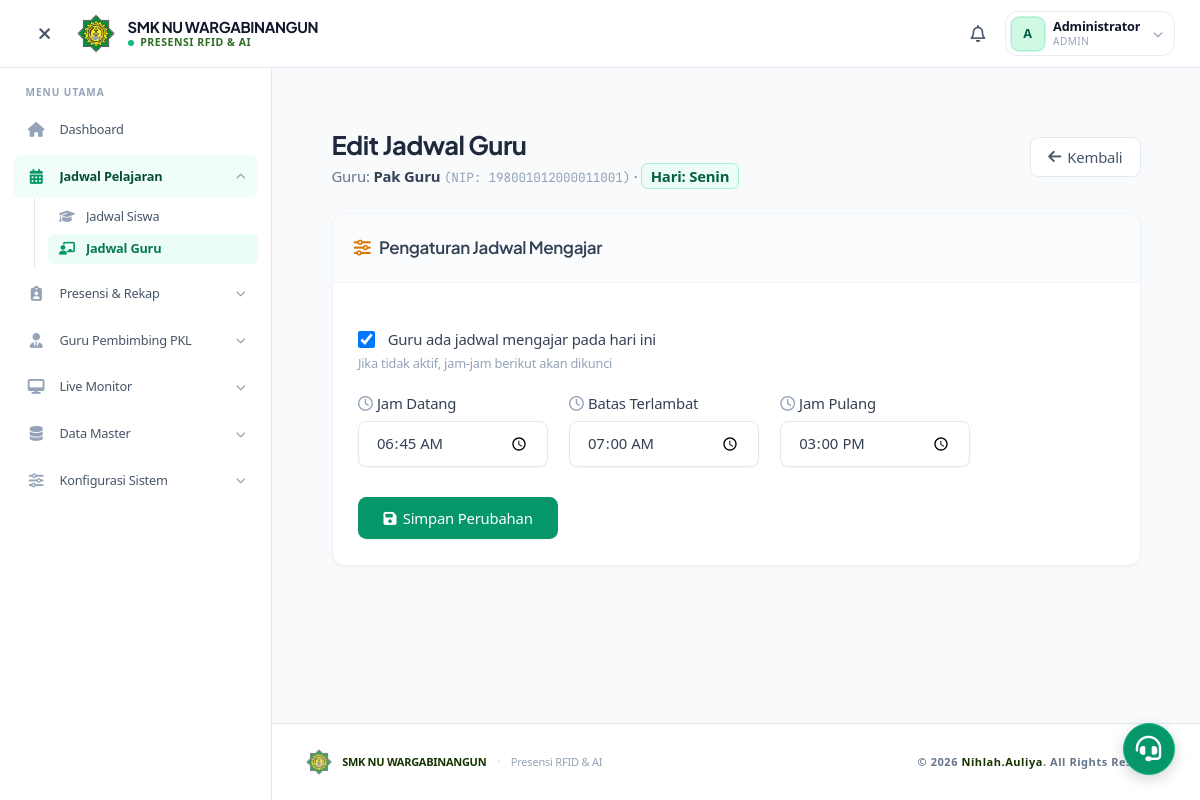
The app's page /web/public/jadwal/edit_guru/1 (signed in) with its own data.
### tables this page shows
CREATE TABLE guru (
    id INT AUTO_INCREMENT PRIMARY KEY,
    user_id INT NOT NULL,
    nip VARCHAR(20) NOT NULL UNIQUE,
    barcode_id VARCHAR(50) NULL UNIQUE,
    created_at TIMESTAMP DEFAULT CURRENT_TIMESTAMP,
    FOREIGN KEY (user_id) REFERENCES users(id) ON DELETE CASCADE
);

CREATE TABLE users (
    id INT AUTO_INCREMENT PRIMARY KEY,
    username VARCHAR(50) NOT NULL UNIQUE,
    password VARCHAR(255) NOT NULL,
    name VARCHAR(100) NOT NULL,
    avatar VARCHAR(255) NULL,
    role ENUM('admin', 'kepsek', 'wali_kelas', 'guru', 'siswa') NOT NULL,
    telegram_chat_id VARCHAR(50) NULL,
    created_at TIMESTAMP DEFAULT CURRENT_TIMESTAMP
);

CREATE TABLE jadwal_guru (
    id INT AUTO_INCREMENT PRIMARY KEY,
    guru_id INT NOT NULL,
    hari ENUM('Senin', 'Selasa', 'Rabu', 'Kamis', 'Jumat', 'Sabtu', 'Minggu') NOT NULL,
    jam_datang TIME NOT NULL,
    batas_terlambat TIME NOT NULL,
    jam_pulang TIME NOT NULL,
    is_active BOOLEAN DEFAULT TRUE,
    created_at TIMESTAMP DEFAULT CURRENT_TIMESTAMP,
    FOREIGN KEY (guru_id) REFERENCES guru(id) ON DELETE CASCADE,
    UNIQUE KEY (guru_id, hari)
);

### web/app/core/Controller.php (called while the page is built, shortened)
<?php
class Controller {
    public function view($view, $data = []) {
        require_once __DIR__ . '/../views/' . $view . '.php';
    }
    public function model($model) {
        return new $model;
    }
}

### web/app/controllers/JadwalController.php (called while the page is built, shortened)
<?php
class JadwalController extends Controller {
    public function edit_guru($id) {
        $data['judul'] = 'Edit Jadwal Guru';
        $data['jadwal'] = $this->model('JadwalGuru')->getJadwalById($id);
        $data['guru'] = $this->model('JadwalGuru')->getGuruById($data['jadwal']->guru_id);
        $this->view('jadwal/guru_edit', $data);
    }
}

### web/app/core/App.php (called while the page is built, shortened)
<?php
class App {
    protected $method = 'index';
    protected $params = [];
    public function __construct() {
        $url = $this->parseURL();
        if (isset($url[0]) && !empty($url[0])) {
            $formattedUrl = str_replace(' ', '', ucwords(str_replace(['-', '_'], ' ', $url[0])));
            $controllerName = $formattedUrl . 'Controller';
            if (file_exists(__DIR__ . '/../controllers/' . $controllerName . '.php')) {
                unset($url[0]);
            } else {
                $this->controller = 'ErrorController';
                $this->method = 'notFound';
            }
        }
        $this->controller = new $this->controller;
        if (isset($url[1]) && !empty($url[1])) {
            $methodName = str_replace('-', '_', $url[1]);
            if (method_exists($this->controller, $methodName)) {
                $this->method = $methodName;
                unset($url[1]);
            }
        }
        if (!empty($url)) {
            $this->params = array_values($url);
        }
        call_user_func_array([$this->controller, $this->method], $this->params);
    }
    public function parseURL() {
        if (isset($_GET['url']) && !empty($_GET['url'])) {
            $url = rtrim($_GET['url'], '/');
            $url = filter_var($url, FILTER_SANITIZE_URL);
            return explode('/', $url);
        }
        return [];
    }
}

### web/public/index.php (called while the page is built, shortened)
<?php
$app = new App();

### web/app/core/Database.php (called while the page is built, shortened)
<?php
class Database {
    private $host = DB_HOST;
    private $user = DB_USER;
    private $pass = DB_PASS;
    private $db_name = DB_NAME;
    private $dbh;
    private $stmt;
    public function __construct() {
        $portStr = (defined('DB_PORT') && DB_PORT) ? ';port=' . DB_PORT : '';
        $dsn = 'mysql:host=' . $this->host . $portStr . ';dbname=' . $this->db_name . ';charset=utf8mb4';
        $isVercel = isset($_SERVER['VERCEL']) || isset($_ENV['VERCEL']) || (isset($_SERVER['HTTP_HOST']) && strpos($_SERVER['HTTP_HOST'], 'vercel.app') !== false);
        $option = [
            PDO::ATTR_PERSISTENT => !$isVercel,
            PDO::ATTR_ERRMODE => PDO::ERRMODE_EXCEPTION,
            PDO::MYSQL_ATTR_INIT_COMMAND => "SET time_zone = '+07:00'"
        ];
        try {
            $this->dbh = new PDO($dsn, $this->user, $this->pass, $option);
            $this->dbh->exec("SET time_zone = '+07:00'");
        } catch (PDOException $e) {
            error_log("Database Error: " . $e->getMessage());
            if ($isVercel) {
                $this->renderVercelDbNotice($e->getMessage());
                exit;
            }
            die("Terjadi kesalahan pada koneksi database. Silakan hubungi administrator.");
        }
    }
        ?>
        <?php
    public function query($query) {
        $this->stmt = $this->dbh->prepare($query);
    }
    public function bind($param, $value, $type = null) {
        if (is_null($type)) {
            switch (true) {
                case is_int($value):
                    $type = PDO::PARAM_INT;
                    break;
                default:
                    $type = PDO::PARAM_STR;
            }
        }
        $this->stmt->bindValue($param, $value, $type);
    }
    public function execute() {
        try {
            return $this->stmt->execute();
        } catch (PDOException $e) {
            $logFile = dirname(__DIR__) . '/storage/logs/error.log';
            $msg = '[' . date('Y-m-d H:i:s') . '] ' . $e->getMessage() . PHP_EOL;
            @file_put_contents($logFile, $msg, FILE_APPEND);
            throw $e;
        }
    }
    public function single() {
        $this->execute();
        return $this->stmt->fetch(PDO::FETCH_OBJ);
    }
}

### web/app/models/JadwalGuru.php (called while the page is built, shortened)
<?php
class JadwalGuru extends Model {
    public function getGuruById($guru_id) {
        $this->db->query("SELECT g.id, u.name as nama_guru, g.nip
                          FROM guru g
                          JOIN users u ON g.user_id = u.id
                          WHERE g.id = :id");
        $this->db->bind(':id', $guru_id);
        return $this->db->single();
    }
    public function getJadwalById($id) {
        $this->db->query("SELECT * FROM jadwal_guru WHERE id = :id");
        $this->db->bind(':id', $id);
        return $this->db->single();
    }
}

### web/app/core/Model.php (called while the page is built, shortened)
<?php
class Model {
    public function __construct() {
        $this->db = new Database();
    }
}

### web/app/views/jadwal/guru_edit.php (the view, shortened to what this page needs)
<div id="pageContent" class="max-w-7xl mx-auto px-4 sm:px-6 lg:px-8 py-8">
    <div class="flex flex-col sm:flex-row sm:items-center sm:justify-between gap-4 mb-6">
        <div>
            <h1 class="text-2xl font-bold text-slate-800">Edit Jadwal Guru</h1>
            <p class="text-slate-500 text-sm mt-1">
                Guru: <span class="font-bold text-slate-700"><?= htmlspecialchars($data['guru']->nama_guru ?? ('ID: ' . $data['jadwal']->guru_id)) ?></span>
                <?php if (!empty($data['guru']->nip)): ?>
                    <span class="text-slate-400 font-mono text-xs">(NIP: <?= htmlspecialchars($data['guru']->nip) ?>)</span>
                <?php endif; ?>
                &middot; <span class="font-semibold text-emerald-800 bg-emerald-50 px-2 py-0.5 rounded-md border border-emerald-200">Hari: <?= $data['jadwal']->hari; ?></span>
            </p>
        </div>
        <div class="flex gap-2 flex-wrap">
            <a href="<?= BASEURL; ?>/jadwal/detail_guru/<?= $data['jadwal']->guru_id; ?>"
               class="inline-flex items-center gap-1.5 px-4 py-2 bg-white border border-slate-200 text-sm text-slate-600 rounded-lg hover:bg-slate-50 transition-colors">
                <i class="fa-solid fa-arrow-left"></i> Kembali
            </a>
        </div>
    </div>
    <div class="bg-white rounded-xl border border-slate-100 shadow-sm overflow-hidden">
        <div class="p-5 border-b border-slate-100 bg-slate-50/50">
            <h2 class="text-base font-semibold text-slate-700 flex items-center gap-2">
                <i class="fa-solid fa-sliders text-warning"></i>Pengaturan Jadwal Mengajar
            </h2>
        </div>
        <div class="p-6">
            <form action="<?= BASEURL; ?>/jadwal/update_guru" method="POST" class="space-y-5 max-w-xl">
                <div>
                    <label class="flex items-center gap-3 cursor-pointer">
                        <input type="checkbox" class="w-4 h-4 rounded border-slate-300 text-primary focus:ring-primary/30"
                               id="is_active"
                               name="is_active"
                               value="1"
                               <?= $data['jadwal']->is_active ? 'checked' : ''; ?>
                               onchange="this.form.submit()">
                        <span class="text-sm font-medium text-slate-700">
                            Guru ada jadwal mengajar pada hari ini
                        </span>
                    </label>
                    <p class="mt-1 text-xs text-slate-400">Jika tidak aktif, jam-jam berikut akan dikunci</p>
                </div>
                <div class="grid grid-cols-1 sm:grid-cols-3 gap-5" id="time-fields">
                    <div>
                        <label class="block text-sm font-medium text-slate-700 mb-1.5" for="jam_datang">
                            <i class="fa-regular fa-clock me-1 text-slate-400"></i>Jam Datang
                        </label>
                        <input type="time" class="block w-full rounded-lg border border-slate-200 bg-white px-4 py-2.5 text-sm text-slate-700 shadow-sm focus:outline-none focus:ring-2 focus:ring-primary/30 focus:border-primary"
                               id="jam_datang"
                               name="jam_datang"
                               value="<?= $data['jadwal']->jam_datang; ?>" required>
                    </div>
                    <div>
                        <label class="block text-sm font-medium text-slate-700 mb-1.5" for="batas_terlambat">
                            <i class="fa-regular fa-clock me-1 text-slate-400"></i>Batas Terlambat
                        </label>
                        <input type="time" class="block w-full rounded-lg border border-slate-200 bg-white px-4 py-2.5 text-sm text-slate-700 shadow-sm focus:outline-none focus:ring-2 focus:ring-primary/30 focus:border-primary"
                               id="batas_terlambat"
                               name="batas_terlambat"
                               value="<?= $data['jadwal']->batas_terlambat; ?>" required>
                    </div>
                    <div>
                        <label class="block text-sm font-medium text-slate-700 mb-1.5" for="jam_pulang">
                            <i class="fa-regular fa-clock me-1 text-slate-400"></i>Jam Pulang
                        </label>
                        <input type="time" class="block w-full rounded-lg border border-slate-200 bg-white px-4 py-2.5 text-sm text-slate-700 shadow-sm focus:outline-none focus:ring-2 focus:ring-primary/30 focus:border-primary"
                               id="jam_pulang"
                               name="jam_pulang"
                               value="<?= $data['jadwal']->jam_pulang; ?>" required>
                    </div>
                </div>
                <div class="flex gap-3 pt-2">
                    <button type="submit" class="px-6 py-2.5 bg-success text-white text-sm font-medium rounded-lg hover:bg-success/90 transition-colors shadow-sm">
                        <i class="fa-solid fa-floppy-disk me-1.5"></i>Simpan Perubahan
                    </button>
                </div>
            </form>
        </div>
    </div>
</div>

### web/app/views/templates/header.php (style rules this page uses)
*, *::before, *::after { box-sizing: border-box; }
body, button, input, select, textarea { font-family: 'Plus Jakarta Sans', 'Inter', -apple-system, BlinkMacSystemFont, 'Segoe UI', Roboto, sans-serif; -webkit-font-smoothing: antialiased; -moz-osx-font-smoothing: grayscale; text-rendering: optimizeLegibility; letter-spacing: -0.012em; }
body { background-color: #f8faf7; }
h1, h2, h3, h4, h5, h6, .font-heading { font-family: 'Plus Jakarta Sans', 'Inter', sans-serif; letter-spacing: -0.022em; font-feature-settings: 'cv02', 'cv03', 'cv04', 'cv11'; }
table, .tabular-nums, .font-mono, code, pre { font-variant-numeric: tabular-nums; }
code, pre, .font-mono { font-family: 'JetBrains Mono', monospace !important; }
html { scroll-behavior: smooth; }
button { cursor: pointer; }

### records on screen
guru: user.name "Pak Guru", nip "198001012000011001"
jadwal_guru: hari "Senin", is_active "☑", jam_datang "06:45:00", batas_terlambat "07:00:00", jam_pulang "15:00:00"

### other values on screen
substr(SessionHelper::get('name') ?? 'U', 0, 1) "A"
SessionHelper::get('name') "Administrator"
SessionHelper::get('role') "ADMIN"
